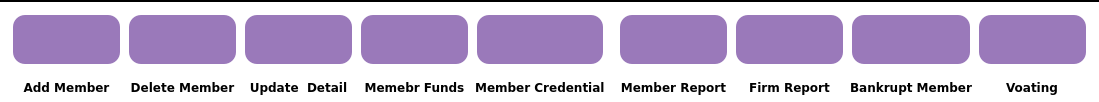
        <widget class="QFrame" name="frame_3">
         <property name="maximumSize">
          <size>
           <width>16777215</width>
           <height>147</height>
          </size>
         </property>
         <property name="styleSheet">
          <string notr="true">border:none;
 border-top: 2px solid black;
    background-color: white;  /* Slight color change on press */

</string>
         </property>
         <property name="frameShape">
          <enum>QFrame::StyledPanel</enum>
         </property>
         <property name="frameShadow">
          <enum>QFrame::Raised</enum>
         </property>
         <layout class="QGridLayout" name="gridLayout">
          <property name="topMargin">
           <number>9</number>
          </property>
          <property name="bottomMargin">
           <number>7</number>
          </property>
          <property name="horizontalSpacing">
           <number>5</number>
          </property>
          <property name="verticalSpacing">
           <number>12</number>
          </property>
          <item row="0" column="0">
           <widget class="QPushButton" name="pushButton">
            <property name="minimumSize">
             <size>
              <width>50</width>
              <height>50</height>
             </size>
            </property>
            <property name="maximumSize">
             <size>
              <width>130</width>
              <height>130</height>
             </size>
            </property>
            <property name="styleSheet">
             <string notr="true">/* Base button style */
QPushButton {
    background-color: #9A79BA;  /* Green */
    border: none;
    color: white;
    padding: 15px 32px;
    text-align: center;
    text-decoration: none;
    display: inline-block;
    font-size: 16px;
    margin: 4px 2px;
    transition: all 0.3s ease;  /* Smooth transition for all properties */
    cursor: pointer;
    border-radius: 12px;  /* Rounded corners */
}

/* Button hover effect */
QPushButton:hover {
    transform: scale(1.1);  /* Scale effect on hover */
}

/* Button click effect */
QPushButton:pressed {
    transform: scale(0.9);  /* Scale down effect on press */
    background-color: #E6D7FA;  /* Slight color change on press */
}
</string>
            </property>
            <property name="text">
             <string/>
            </property>
            <property name="icon">
             <iconset>
              <normaloff>image/user.png</normaloff>image/user.png</iconset>
            </property>
            <property name="iconSize">
             <size>
              <width>80</width>
              <height>75</height>
             </size>
            </property>
           </widget>
          </item>
          <item row="1" column="5">
           <widget class="QLabel" name="label_5">
            <property name="font">
             <font>
              <family>Verdana</family>
              <bold>true</bold>
             </font>
            </property>
            <property name="styleSheet">
             <string notr="true">QLabel {
    border: none;  /* Removes the border */
}
</string>
            </property>
            <property name="text">
             <string>Member Report</string>
            </property>
            <property name="alignment">
             <set>Qt::AlignCenter</set>
            </property>
           </widget>
          </item>
          <item row="0" column="7">
           <widget class="QPushButton" name="pushButton_10">
            <property name="minimumSize">
             <size>
              <width>50</width>
              <height>50</height>
             </size>
            </property>
            <property name="maximumSize">
             <size>
              <width>130</width>
              <height>130</height>
             </size>
            </property>
            <property name="styleSheet">
             <string notr="true">/* Base button style */
QPushButton {
    background-color: #9A79BA;  /* Green */
    border: none;
    color: white;
    padding: 15px 32px;
    text-align: center;
    text-decoration: none;
    display: inline-block;
    font-size: 16px;
    margin: 4px 2px;
    transition: all 0.3s ease;  /* Smooth transition for all properties */
    cursor: pointer;
    border-radius: 12px;  /* Rounded corners */
}

/* Button hover effect */
QPushButton:hover {
    transform: scale(1.1);  /* Scale effect on hover */
}

/* Button click effect */
QPushButton:pressed {
    transform: scale(0.9);  /* Scale down effect on press */
    background-color: #E6D7FA;  /* Slight color change on press */
}
</string>
            </property>
            <property name="text">
             <string/>
            </property>
            <property name="icon">
             <iconset>
              <normaloff>image/bankruptcy.png</normaloff>image/bankruptcy.png</iconset>
            </property>
            <property name="iconSize">
             <size>
              <width>80</width>
              <height>75</height>
             </size>
            </property>
           </widget>
          </item>
          <item row="0" column="8">
           <widget class="QPushButton" name="pushButton_3">
            <property name="minimumSize">
             <size>
              <width>50</width>
              <height>50</height>
             </size>
            </property>
            <property name="maximumSize">
             <size>
              <width>130</width>
              <height>130</height>
             </size>
            </property>
            <property name="styleSheet">
             <string notr="true">/* Base button style */
QPushButton {
    background-color: #9A79BA;  /* Green */
    border: none;
    color: white;
    padding: 15px 32px;
    text-align: center;
    text-decoration: none;
    display: inline-block;
    font-size: 16px;
    margin: 4px 2px;
    transition: all 0.3s ease;  /* Smooth transition for all properties */
    cursor: pointer;
    border-radius: 12px;  /* Rounded corners */
}

/* Button hover effect */
QPushButton:hover {
    transform: scale(1.1);  /* Scale effect on hover */
}

/* Button click effect */
QPushButton:pressed {
    transform: scale(0.9);  /* Scale down effect on press */
    background-color: #E6D7FA;  /* Slight color change on press */
}
</string>
            </property>
            <property name="text">
             <string/>
            </property>
            <property name="icon">
             <iconset>
              <normaloff>image/voting-box.png</normaloff>image/voting-box.png</iconset>
            </property>
            <property name="iconSize">
             <size>
              <width>80</width>
              <height>75</height>
             </size>
            </property>
           </widget>
          </item>
          <item row="0" column="1">
           <widget class="QPushButton" name="pushButton_4">
            <property name="minimumSize">
             <size>
              <width>50</width>
              <height>50</height>
             </size>
            </property>
            <property name="maximumSize">
             <size>
              <width>130</width>
              <height>130</height>
             </size>
            </property>
            <property name="styleSheet">
             <string notr="true">/* Base button style */
QPushButton {
    background-color: #9A79BA;  /* Green */
    border: none;
    color: white;
    padding: 15px 32px;
    text-align: center;
    text-decoration: none;
    display: inline-block;
    font-size: 16px;
    margin: 4px 2px;
    transition: all 0.3s ease;  /* Smooth transition for all properties */
    cursor: pointer;
    border-radius: 12px;  /* Rounded corners */
}

/* Button hover effect */
QPushButton:hover {
    transform: scale(1.1);  /* Scale effect on hover */
}

/* Button click effect */
QPushButton:pressed {
    transform: scale(0.9);  /* Scale down effect on press */
    background-color: #E6D7FA;  /* Slight color change on press */
}

</string>
            </property>
            <property name="text">
             <string/>
            </property>
            <property name="icon">
             <iconset>
              <normaloff>image/social-media.png</normaloff>image/social-media.png</iconset>
            </property>
            <property name="iconSize">
             <size>
              <width>80</width>
              <height>75</height>
             </size>
            </property>
           </widget>
          </item>
          <item row="0" column="4">
           <widget class="QPushButton" name="pushButton_8">
            <property name="minimumSize">
             <size>
              <width>50</width>
              <height>50</height>
             </size>
            </property>
            <property name="maximumSize">
             <size>
              <width>130</width>
              <height>130</height>
             </size>
            </property>
            <property name="styleSheet">
             <string notr="true">/* Base button style */
QPushButton {
    background-color: #9A79BA;  /* Green */
    border: none;
    color: white;
    padding: 15px 32px;
    text-align: center;
    text-decoration: none;
    display: inline-block;
    font-size: 16px;
    margin: 4px 2px;
    transition: all 0.3s ease;  /* Smooth transition for all properties */
    cursor: pointer;
    border-radius: 12px;  /* Rounded corners */
}

/* Button hover effect */
QPushButton:hover {
    transform: scale(1.1);  /* Scale effect on hover */
}

/* Button click effect */
QPushButton:pressed {
    transform: scale(0.9);  /* Scale down effect on press */
    background-color: #E6D7FA;  /* Slight color change on press */
}
</string>
            </property>
            <property name="text">
             <string/>
            </property>
            <property name="icon">
             <iconset>
              <normaloff>image/name.png</normaloff>image/name.png</iconset>
            </property>
            <property name="iconSize">
             <size>
              <width>80</width>
              <height>75</height>
             </size>
            </property>
           </widget>
          </item>
          <item row="0" column="5">
           <widget class="QPushButton" name="pushButton_9">
            <property name="minimumSize">
             <size>
              <width>50</width>
              <height>50</height>
             </size>
            </property>
            <property name="maximumSize">
             <size>
              <width>130</width>
              <height>130</height>
             </size>
            </property>
            <property name="styleSheet">
             <string notr="true">/* Base button style */
QPushButton {
    background-color: #9A79BA;  /* Green */
    border: none;
    color: white;
    padding: 15px 32px;
    text-align: center;
    text-decoration: none;
    display: inline-block;
    font-size: 16px;
    margin: 4px 2px;
    transition: all 0.3s ease;  /* Smooth transition for all properties */
    cursor: pointer;
    border-radius: 12px;  /* Rounded corners */
}

/* Button hover effect */
QPushButton:hover {
    transform: scale(1.1);  /* Scale effect on hover */
}

/* Button click effect */
QPushButton:pressed {
    transform: scale(0.9);  /* Scale down effect on press */
    background-color: #E6D7FA;  /* Slight color change on press */
}
</string>
            </property>
            <property name="text">
             <string/>
            </property>
            <property name="icon">
             <iconset>
              <normaloff>image/public-relations.png</normaloff>image/public-relations.png</iconset>
            </property>
            <property name="iconSize">
             <size>
              <width>80</width>
              <height>75</height>
             </size>
            </property>
           </widget>
          </item>
          <item row="0" column="2">
           <widget class="QPushButton" name="pushButton_6">
            <property name="minimumSize">
             <size>
              <width>50</width>
              <height>50</height>
             </size>
            </property>
            <property name="maximumSize">
             <size>
              <width>130</width>
              <height>130</height>
             </size>
            </property>
            <property name="styleSheet">
             <string notr="true">/* Base button style */
QPushButton {
    background-color: #9A79BA;  /* Green */
    border: none;
    color: white;
    padding: 15px 32px;
    text-align: center;
    text-decoration: none;
    display: inline-block;
    font-size: 16px;
    margin: 4px 2px;
    transition: all 0.3s ease;  /* Smooth transition for all properties */
    cursor: pointer;
    border-radius: 12px;  /* Rounded corners */
}

/* Button hover effect */
QPushButton:hover {
    transform: scale(1.1);  /* Scale effect on hover */
}

/* Button click effect */
QPushButton:pressed {
    transform: scale(0.9);  /* Scale down effect on press */
    background-color: #E6D7FA;  /* Slight color change on press */
}
</string>
            </property>
            <property name="text">
             <string/>
            </property>
            <property name="icon">
             <iconset>
              <normaloff>image/update.png</normaloff>image/update.png</iconset>
            </property>
            <property name="iconSize">
             <size>
              <width>80</width>
              <height>75</height>
             </size>
            </property>
           </widget>
          </item>
          <item row="1" column="2">
           <widget class="QLabel" name="label_9">
            <property name="font">
             <font>
              <family>Verdana</family>
              <bold>true</bold>
             </font>
            </property>
            <property name="styleSheet">
             <string notr="true">  border:none;
</string>
            </property>
            <property name="text">
             <string>Update  Detail</string>
            </property>
            <property name="alignment">
             <set>Qt::AlignCenter</set>
            </property>
           </widget>
          </item>
          <item row="1" column="8" alignment="Qt::AlignHCenter">
           <widget class="QLabel" name="label_4">
            <property name="font">
             <font>
              <family>Verdana</family>
              <bold>true</bold>
             </font>
            </property>
            <property name="styleSheet">
             <string notr="true">QLabel {
    border: none;  /* Removes the border */
}
</string>
            </property>
            <property name="text">
             <string>Voating</string>
            </property>
            <property name="alignment">
             <set>Qt::AlignCenter</set>
            </property>
           </widget>
          </item>
          <item row="1" column="6">
           <widget class="QLabel" name="label_6">
            <property name="font">
             <font>
              <family>Verdana</family>
              <bold>true</bold>
             </font>
            </property>
            <property name="styleSheet">
             <string notr="true">QLabel {
    border: none;  /* Removes the border */
}
</string>
            </property>
            <property name="text">
             <string>Firm Report</string>
            </property>
            <property name="alignment">
             <set>Qt::AlignCenter</set>
            </property>
           </widget>
          </item>
          <item row="1" column="7">
           <widget class="QLabel" name="label_2">
            <property name="font">
             <font>
              <family>Verdana</family>
              <bold>true</bold>
             </font>
            </property>
            <property name="styleSheet">
             <string notr="true">QLabel {
    border: none;  /* Removes the border */
}
</string>
            </property>
            <property name="text">
             <string>Bankrupt Member</string>
            </property>
            <property name="alignment">
             <set>Qt::AlignCenter</set>
            </property>
           </widget>
          </item>
          <item row="0" column="3">
           <widget class="QPushButton" name="pushButton_5">
            <property name="minimumSize">
             <size>
              <width>50</width>
              <height>50</height>
             </size>
            </property>
            <property name="maximumSize">
             <size>
              <width>130</width>
              <height>130</height>
             </size>
            </property>
            <property name="styleSheet">
             <string notr="true">/* Base button style */
QPushButton {
    background-color: #9A79BA;  /* Green */
    border: none;
    color: white;
    padding: 15px 32px;
    text-align: center;
    text-decoration: none;
    display: inline-block;
    font-size: 16px;
    margin: 4px 2px;
    transition: all 0.3s ease;  /* Smooth transition for all properties */
    cursor: pointer;
    border-radius: 12px;  /* Rounded corners */
}

/* Button hover effect */
QPushButton:hover {
    transform: scale(1.1);  /* Scale effect on hover */
}

/* Button click effect */
QPushButton:pressed {
    transform: scale(0.9);  /* Scale down effect on press */
    background-color: #E6D7FA;  /* Slight color change on press */
}
</string>
            </property>
            <property name="text">
             <string/>
            </property>
            <property name="icon">
             <iconset>
              <normaloff>image/equity.png</normaloff>image/equity.png</iconset>
            </property>
            <property name="iconSize">
             <size>
              <width>80</width>
              <height>75</height>
             </size>
            </property>
           </widget>
          </item>
          <item row="1" column="0">
           <widget class="QLabel" name="label_11">
            <property name="font">
             <font>
              <family>Verdana</family>
              <bold>true</bold>
             </font>
            </property>
            <property name="styleSheet">
             <string notr="true">  border:none;
</string>
            </property>
            <property name="text">
             <string>Add Member</string>
            </property>
            <property name="alignment">
             <set>Qt::AlignCenter</set>
            </property>
            <property name="margin">
             <number>0</number>
            </property>
           </widget>
          </item>
          <item row="1" column="1">
           <widget class="QLabel" name="label_10">
            <property name="font">
             <font>
              <family>Verdana</family>
              <bold>true</bold>
             </font>
            </property>
            <property name="styleSheet">
             <string notr="true">  border:none;
</string>
            </property>
            <property name="text">
             <string>Delete Member</string>
            </property>
            <property name="alignment">
             <set>Qt::AlignCenter</set>
            </property>
           </widget>
          </item>
          <item row="1" column="3">
           <widget class="QLabel" name="label_8">
            <property name="font">
             <font>
              <family>Verdana</family>
              <bold>true</bold>
             </font>
            </property>
            <property name="styleSheet">
             <string notr="true">QLabel {
    border: none;  /* Removes the border */
}
</string>
            </property>
            <property name="text">
             <string>Memebr Funds</string>
            </property>
            <property name="alignment">
             <set>Qt::AlignCenter</set>
            </property>
           </widget>
          </item>
          <item row="1" column="4">
           <widget class="QLabel" name="label_7">
            <property name="font">
             <font>
              <family>Verdana</family>
              <bold>true</bold>
             </font>
            </property>
            <property name="styleSheet">
             <string notr="true">QLabel {
    border: none;  /* Removes the border */
}
</string>
            </property>
            <property name="text">
             <string>Member Credential  </string>
            </property>
            <property name="alignment">
             <set>Qt::AlignCenter</set>
            </property>
           </widget>
          </item>
          <item row="0" column="6">
           <widget class="QPushButton" name="pushButton_11">
            <property name="minimumSize">
             <size>
              <width>50</width>
              <height>50</height>
             </size>
            </property>
            <property name="maximumSize">
             <size>
              <width>130</width>
              <height>130</height>
             </size>
            </property>
            <property name="styleSheet">
             <string notr="true">/* Base button style */
QPushButton {
    background-color: #9A79BA;  /* Green */
    border: none;
    color: white;
    padding: 15px 32px;
    text-align: center;
    text-decoration: none;
    display: inline-block;
    font-size: 16px;
    margin: 4px 2px;
    transition: all 0.3s ease;  /* Smooth transition for all properties */
    cursor: pointer;
    border-radius: 12px;  /* Rounded corners */
}

/* Button hover effect */
QPushButton:hover {
    transform: scale(1.1);  /* Scale effect on hover */
}

/* Button click effect */
QPushButton:pressed {
    transform: scale(0.9);  /* Scale down effect on press */
    background-color: #E6D7FA;  /* Slight color change on press */
}
</string>
            </property>
            <property name="text">
             <string/>
            </property>
            <property name="icon">
             <iconset>
              <normaloff>image/auditor.png</normaloff>image/auditor.png</iconset>
            </property>
            <property name="iconSize">
             <size>
              <width>80</width>
              <height>75</height>
             </size>
            </property>
           </widget>
          </item>
         </layout>
        </widget>
